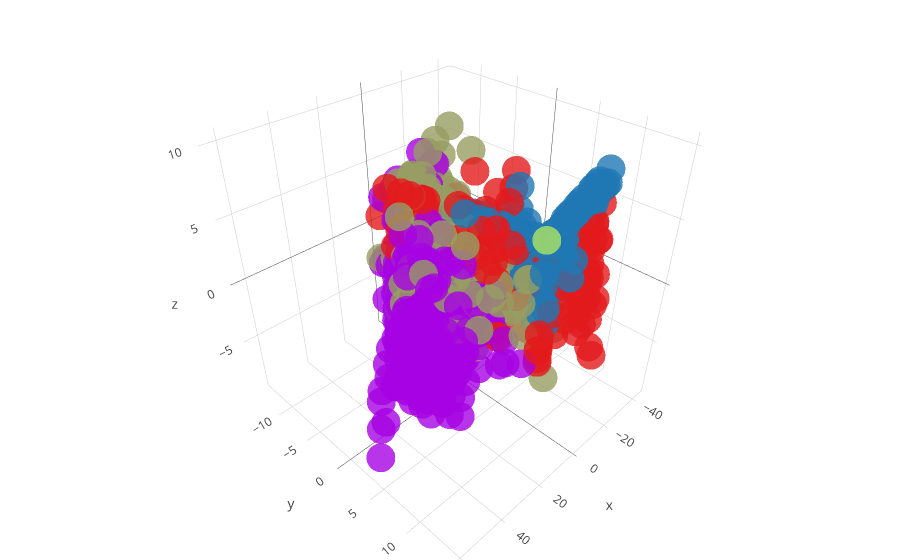

This figure's notebook cell:
### Code cell
plot(principalDf['principal component 1'],principalDf['principal component 2'],principalDf['principal component 3'],l2)

### Figure 1 — Plotly figure (JSON) as saved in the notebook; plotly's stock layout.template omitted (floating-point values rounded to 4 significant figures; data arrays with more than 128 entries replaced by an {"elided": "..."} marker saying what was removed)
{"data": [{"marker": {"color": {"elided": "2190 int values"}, "colorscale": [[0, "rgb(166,2,227)"], [0.25, "rgb(31,120,180)"], [0.45, "rgb(178,223,138)"], [0.65, "rgb(51,160,44)"], [0.85, "rgb(251,154,153)"], [1, "rgb(227,26,28)"]], "opacity": 0.8, "size": 10}, "mode": "markers", "type": "scatter3d", "x": {"elided": "2190 float values"}, "y": {"elided": "2190 float values"}, "z": {"elided": "2190 float values"}}], "layout": {"margin": {"b": 0, "l": 0, "r": 0, "t": 0}}}
